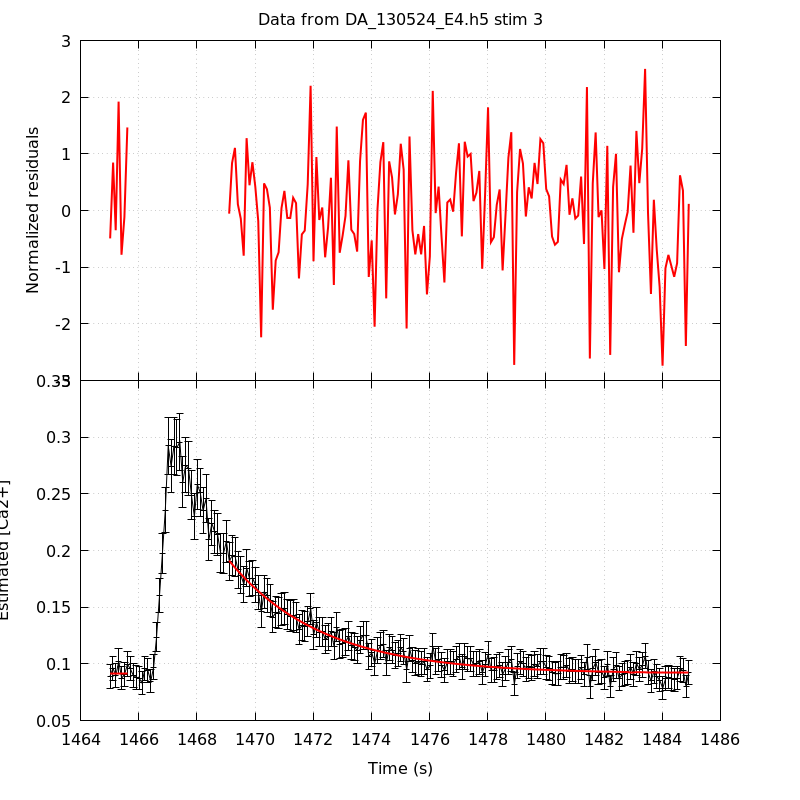

Write the gnuplot code that produced this figure.
unset key
set grid
set multiplot title 'Data from DA_130524_E4.h5 stim 3' noenhanced layout 2,1 margins 0.1,0.9,0.1,0.95 spacing 0,0
set ylabel 'Normalized residuals'
set xtics format ''
plot 'DA_130524_E4_aba_RatioFit_s3' using 1:4 with lines linecolor rgb 'red' linewidth 2
set format x '%g'
set xlabel 'Time (s)'
set ylabel 'Estimated [Ca2+]'
plot 'DA_130524_E4_aba_CaRatio_s3' using 1:2:($3*1.96) with yerrorlines \
     linecolor rgb 'black' linewidth 1,                \
     'DA_130524_E4_aba_RatioFit_s3' using 1:3 with lines linecolor rgb 'red'\
     linewidth 2
unset multiplot
